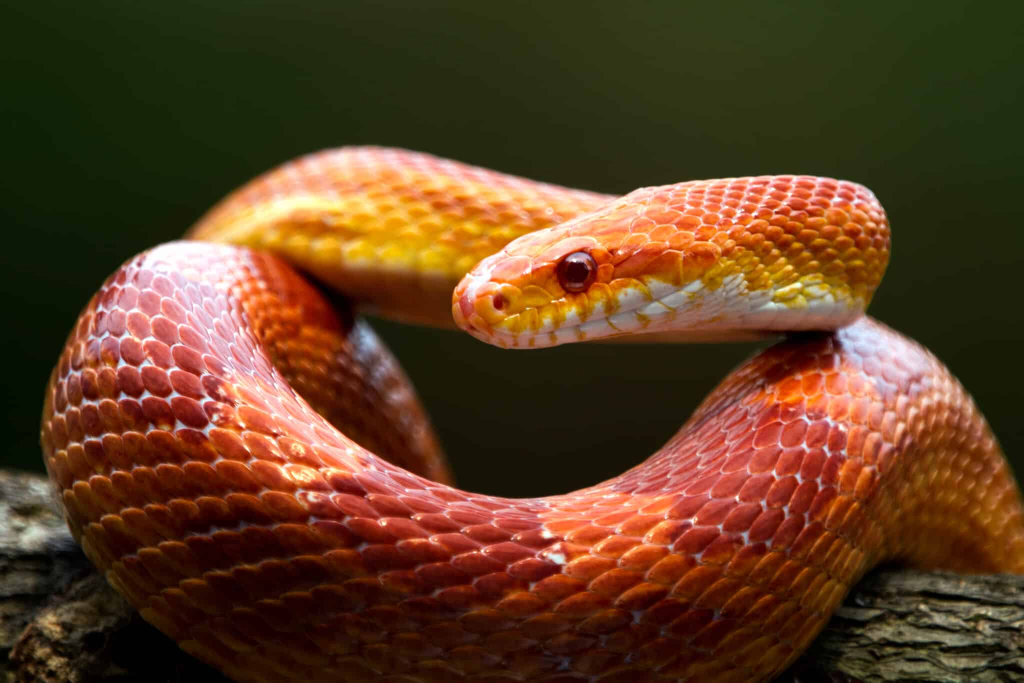
#> input picture data/snake.jpg, 2048 x 1365 px (shown at 1/2 size)
$ python img_preprocess.py
#> lines starting #> are read from the running program, lines starting #| are printed output that depends on the picture; after the words box and inside, x2 and y2 are one past the last pixel; in counts of white or black regions, pixels touching at a corner belong together
#> the answer given: data/snake.jpg
#> the answer given: out.png
"""_summary_
pre process the RGB image to binary image.
May need to adjust threshold value each time for a better result

"""

from PIL import Image

def convert_to_binary_image(image_path, output_path, size=400):
  """
  transfer PNG image to 400*400 binary image

  Args:
      image_path: PNG path
      output_path: out put path
      size: image size
  """
#> called with image_path = 'data/snake.jpg', output_path = 'out.png', size = 400

  # open image
  img = Image.open(image_path).convert("L")  # grey
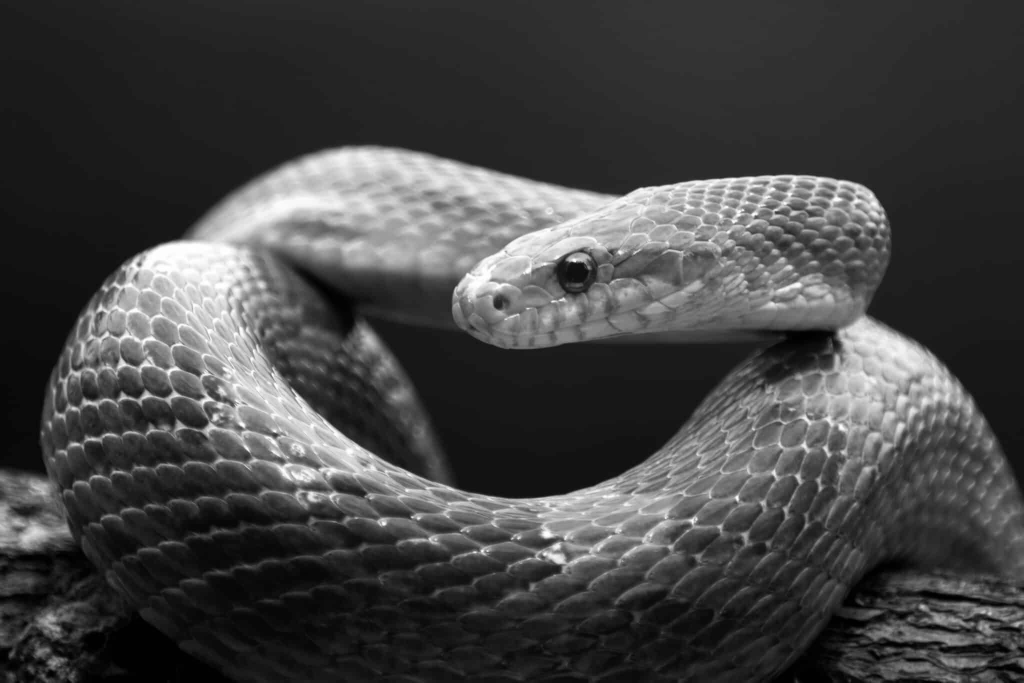
#> img: PIL image 2048x1365 L (shown at 1/2 size); min 0, max 255, mean 68.2

  # resizing
  img = img.resize((size, size))
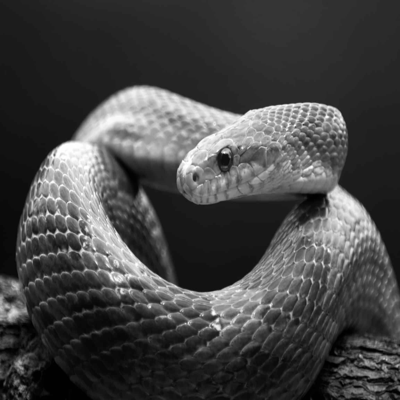
#> img: PIL image 400x400 L; min 0, max 255, mean 68.2

  # convert to binary
  threshold = int(input("Type thresh hold value: ")) # thresh hold
#> the answer given: 100
  img = img.point(lambda p: 255 if(p > threshold) else 0)  #
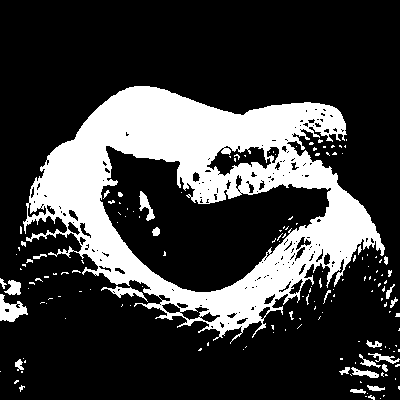
#> img: PIL image 400x400 L; 23.9% white; 161 white regions (134 under 20 px), largest, box (x1, y1, x2, y2) and area: (23, 86, 385, 344) 35461, (0, 294, 28, 322) 421, (101, 286, 148, 302) 231

  # save image
  img.save(output_path)


if __name__ == "__main__" :

    image_path = input("Insert image path: ") # png path, ex: "data/snake.jpg"
    output_path = input("Insert out put path: ")  # out put path ex: "data/snake_grey.jpg"
    convert_to_binary_image(image_path, output_path)

$ run again, with data/dog.jpg copied over data/snake.jpg
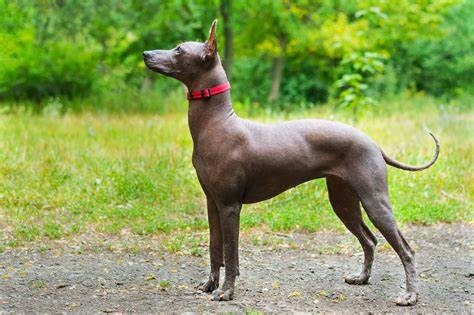
#> input picture data/dog.jpg, 474 x 315 px
#> in convert_to_binary_image, `img = img.resize((size, size))`:
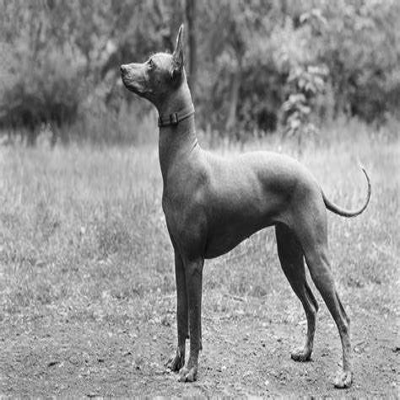
#> img: PIL image 400x400 L; min 0, max 254, mean 144.3
#> in convert_to_binary_image, `img = img.point(lambda p: 255 if(p > threshold) else 0)`:
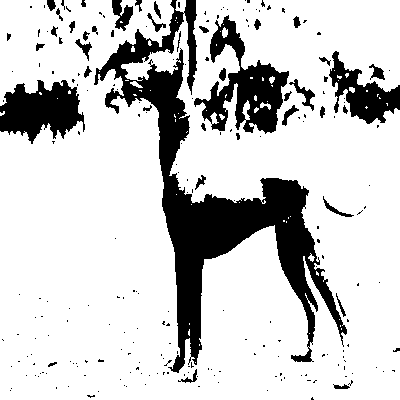
#> img: PIL image 400x400 L; 80.1% white; 230 black regions (190 under 20 px), largest, box (x1, y1, x2, y2) and area: (94, 0, 347, 373) 18754, (194, 15, 289, 134) 4362, (0, 80, 85, 144) 3434
